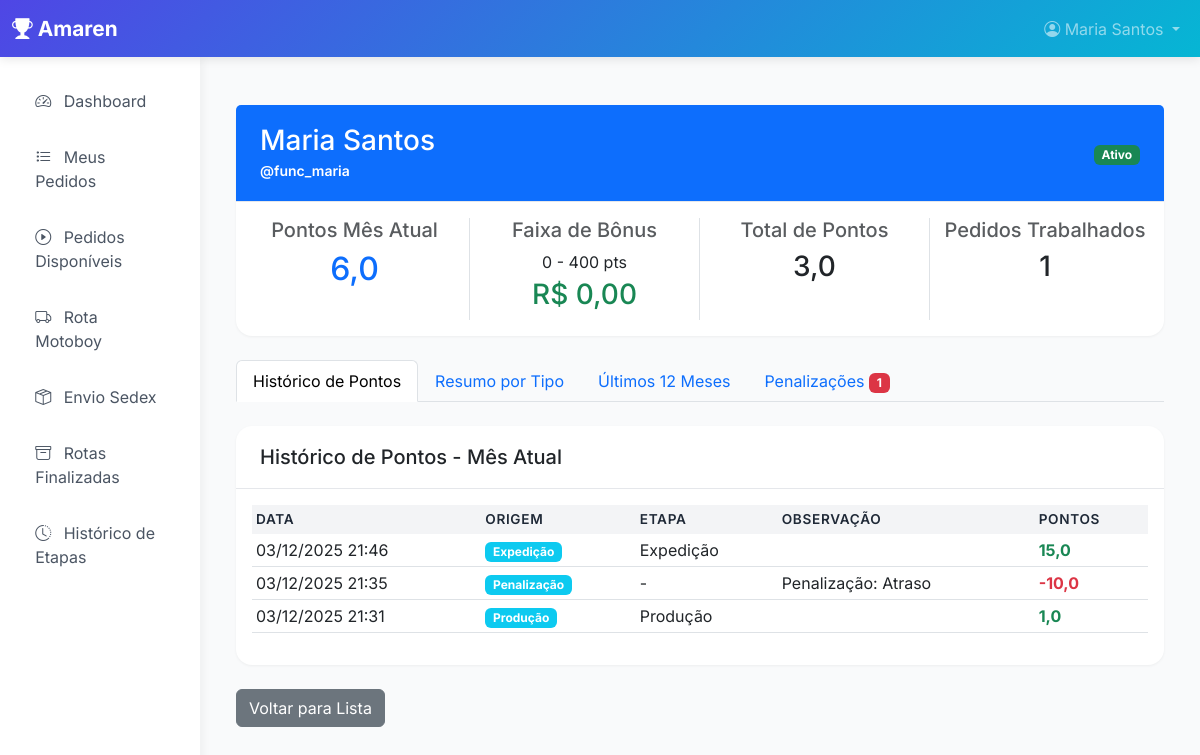
Before: /dashboard/perfil-funcionario/ (signed in) with the older database file.
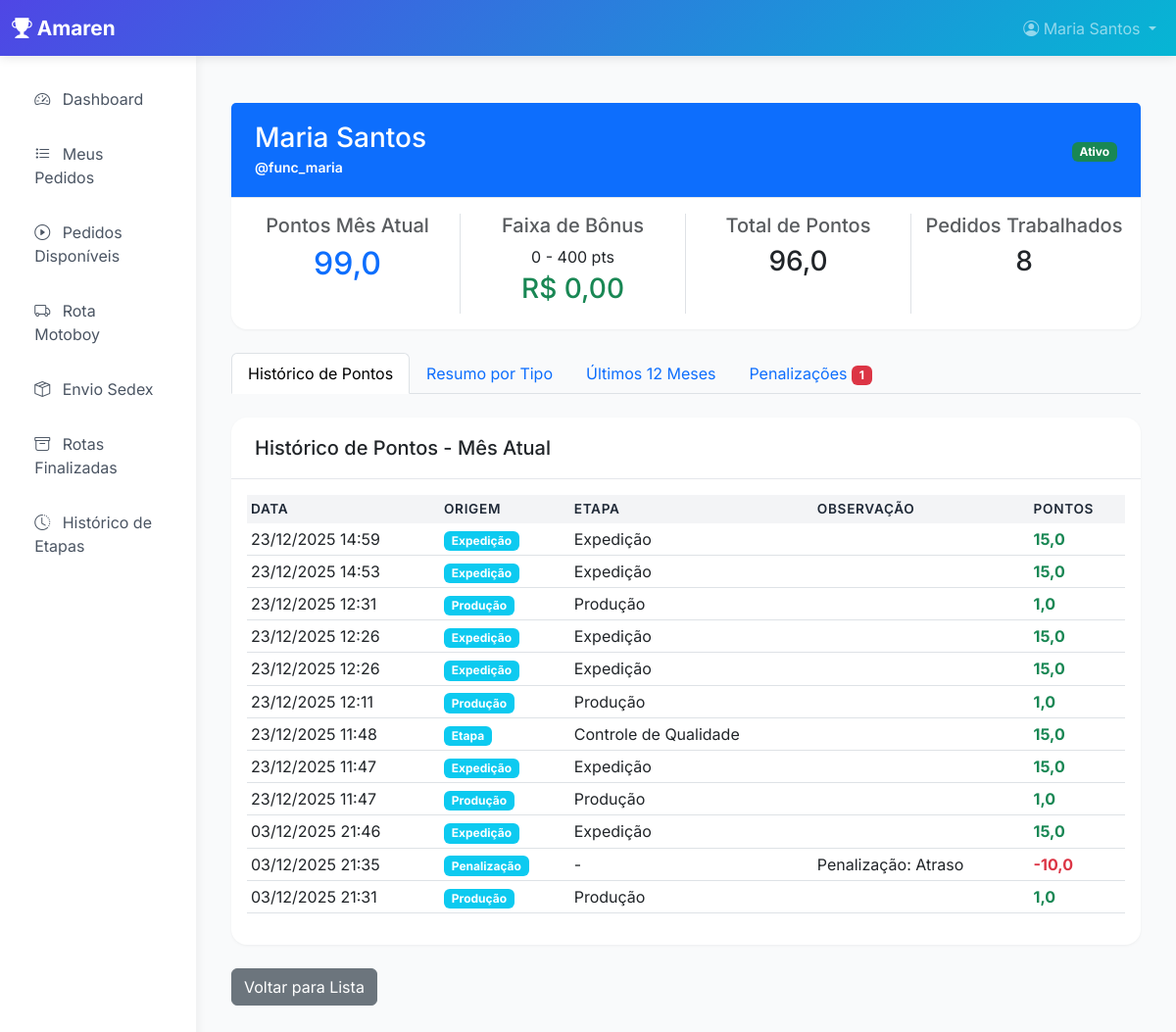
After: the same page with the newer database file.
### core/models.py (models this page shows, shortened)
class PontuacaoFuncionario(models.Model):
    ORIGEM_CHOICES = [
        ('etapa', 'Etapa'),
        ('producao', 'Produção'),
        ('check', 'Checklist'),
        ('penalizacao', 'Penalização'),
        ('expedicao', 'Expedição'),
        ('mensal', 'Bonificação Mensal'),
    ]
    funcionario = models.ForeignKey(User, on_delete=models.CASCADE, related_name='pontuacoes')
    pedido = models.ForeignKey(Pedido, on_delete=models.CASCADE, null=True, blank=True)
    etapa = models.ForeignKey(Etapa, on_delete=models.CASCADE, null=True, blank=True)
    pontos = models.DecimalField(max_digits=10, decimal_places=2)
    origem = models.CharField(max_length=20, choices=ORIGEM_CHOICES)
    timestamp = models.DateTimeField(auto_now_add=True)
    mes_referencia = models.DateField()
    observacao = models.TextField(blank=True)
    class Meta:
        ordering = ['-timestamp']
        verbose_name = 'Pontuação do Funcionário'
        verbose_name_plural = 'Pontuações dos Funcionários'
    @classmethod
    def pontos_mes_atual(cls, funcionario):
        hoje = timezone.now().date()
        primeiro_dia = hoje.replace(day=1)
        return cls.objects.filter(
            funcionario=funcionario,
            mes_referencia__gte=primeiro_dia,
            mes_referencia__lte=hoje
        ).aggregate(total=models.Sum('pontos'))['total'] or Decimal('0')

class Etapa(models.Model):
    nome = models.CharField(max_length=200)
    sequencia = models.IntegerField()
    ativa = models.BooleanField(default=True)
    se_gera_pontos = models.BooleanField(default=True)
    se_possui_checklists = models.BooleanField(default=False)
    se_possui_calculo_por_quantidade = models.BooleanField(default=False)
    pontos_fixos_etapa = models.DecimalField(
        max_digits=10,
        decimal_places=2,
        default=0,
        help_text='Pontos adicionados ao concluir a etapa (além dos checklists, se houver)'
    )
    criado_em = models.DateTimeField(auto_now_add=True)
    atualizado_em = models.DateTimeField(auto_now=True)
    class Meta:
        ordering = ['sequencia']
        verbose_name = 'Etapa'
        verbose_name_plural = 'Etapas'

### dashboard/views.py (the view)
# urls.py: path('perfil-funcionario/', views.perfil_funcionario, name='perfil_funcionario'),
@login_required
def perfil_funcionario(request, user_id=None):
    from core.models import Penalizacao
    from django.core.paginator import Paginator
    if user_id:
        if not (request.user.groups.filter(name__in=['Gerente', 'Superadmin']).exists() or request.user.is_superuser):
            messages.error(request, 'Acesso negado.')
            return redirect('dashboard:home')
        usuario = get_object_or_404(User, pk=user_id, groups__name='Funcionário')
    else:
        usuario = request.user
    hoje = timezone.now().date()
    primeiro_dia_mes = hoje.replace(day=1)
    pontos_mes_atual = PontuacaoFuncionario.pontos_mes_atual(usuario)
    faixa_bonus = BonusFaixa.objects.filter(
        ativo=True,
        faixa_min__lte=pontos_mes_atual
    ).exclude(faixa_max__lt=pontos_mes_atual).first()
    bonus_em_reais = faixa_bonus.valor_em_reais if faixa_bonus else Decimal('0')
    historico_pontos = PontuacaoFuncionario.objects.filter(
        funcionario=usuario,
        mes_referencia__gte=primeiro_dia_mes
    ).select_related('pedido', 'etapa').order_by('-timestamp')
    paginator = Paginator(historico_pontos, 20)
    page_number = request.GET.get('page')
    page_obj = paginator.get_page(page_number)
    resumo_origem = historico_pontos.values('origem').annotate(
        total_pontos=Sum('pontos'),
        quantidade=Count('id')
    ).order_by('-total_pontos')
    resumo_etapa = HistoricoEtapa.objects.filter(
        funcionario=usuario,
        timestamp_fim__isnull=False,
        timestamp_inicio__gte=primeiro_dia_mes
    ).values('etapa__nome').annotate(
        total_pontos=Sum('pontos_gerados'),
        quantidade=Count('id')
    ).order_by('-total_pontos')
    penalizacoes_mes = Penalizacao.objects.filter(
        funcionario=usuario,
        timestamp__gte=primeiro_dia_mes,
        revertida=False
    ).order_by('-timestamp')
    total_penalizacoes = penalizacoes_mes.aggregate(total=Sum('pontos'))['total'] or Decimal('0')
    ultimos_meses = []
    data_atual = hoje
    meses_pt = {
        1: 'Janeiro', 2: 'Fevereiro', 3: 'Março', 4: 'Abril',
        5: 'Maio', 6: 'Junho', 7: 'Julho', 8: 'Agosto',
        9: 'Setembro', 10: 'Outubro', 11: 'Novembro', 12: 'Dezembro'
    }
    for i in range(12):
        mes_data = data_atual - timedelta(days=data_atual.day-1)  # Primeiro dia do mês
        pontos_do_mes = PontuacaoFuncionario.objects.filter(
            funcionario=usuario,
            mes_referencia__year=mes_data.year,
            mes_referencia__month=mes_data.month
        ).aggregate(total=Sum('pontos'))['total'] or Decimal('0')
        faixa_mes = BonusFaixa.objects.filter(
            ativo=True,
            faixa_min__lte=pontos_do_mes
        ).exclude(faixa_max__lt=pontos_do_mes).first()
        ultimos_meses.insert(0, {
            'mes': f"{meses_pt[mes_data.month]}/{mes_data.year}",
            'data': mes_data,
            'pontos': pontos_do_mes,
            'faixa': faixa_mes,
        })
        if mes_data.month == 1:
            data_atual = mes_data.replace(year=mes_data.year - 1, month=12)
        else:
            data_atual = mes_data.replace(month=mes_data.month - 1)
    total_pontos_todos_tempos = PontuacaoFuncionario.objects.filter(
        funcionario=usuario
    ).aggregate(total=Sum('pontos'))['total'] or Decimal('0')
    total_pedidos_trabalhados = Pedido.objects.filter(
        historico_etapas__funcionario=usuario
    ).distinct().count()
    context = {
        'usuario_perfil': usuario,
        'pontos_mes_atual': pontos_mes_atual,
        'faixa_bonus': faixa_bonus,
        'bonus_em_reais': bonus_em_reais,
        'page_obj': page_obj,
        'resumo_origem': resumo_origem,
        'resumo_etapa': resumo_etapa,
        'penalizacoes_mes': penalizacoes_mes,
        'total_penalizacoes': total_penalizacoes,
        'ultimos_meses': ultimos_meses,
        'total_pontos_todos_tempos': total_pontos_todos_tempos,
        'total_pedidos_trabalhados': total_pedidos_trabalhados,
    }
    return render(request, 'dashboard/perfil_funcionario.html', context)

### templates/dashboard/perfil_funcionario.html (shortened to what the changed rows need)
{% extends 'base.html' %}
{% load static %}
{% block content %}
<div class="container-fluid mt-4">
    <div class="row mb-4">
        <div class="col-md-12">
            <div class="card">
                <div class="card-body">
                    <div class="row">
                        <div class="col-md-3 border-end">
                            <div class="text-center">
                                <h5 class="text-muted">Pontos Mês Atual</h5>
                                <h2 class="text-primary">{{ pontos_mes_atual|floatformat:1 }}</h2>
                            </div>
                        </div>
                        <div class="col-md-3 border-end">
                            <div class="text-center">
                                <h5 class="text-muted">Total de Pontos</h5>
                                <h3>{{ total_pontos_todos_tempos|floatformat:1 }}</h3>
                            </div>
                        </div>
                        <div class="col-md-3">
                            <div class="text-center">
                                <h5 class="text-muted">Pedidos Trabalhados</h5>
                                <h3>{{ total_pedidos_trabalhados }}</h3>
                            </div>
                        </div>
                    </div>
                </div>
            </div>
        </div>
    </div>
    <div class="tab-content">
        <div class="tab-pane fade show active" id="historico" role="tabpanel" aria-labelledby="historico-tab">
            <div class="card">
                <div class="card-body">
                    {% if page_obj %}
                    <div class="table-responsive">
                        <table class="table table-sm table-hover">
                            <thead class="table-light">
                                <tr>
                                    <th>Data</th>
                                    <th>Origem</th>
                                    <th>Etapa</th>
                                    <th>Observação</th>
                                    <th class="text-right">Pontos</th>
                                </tr>
                            </thead>
                            <tbody>
                                {% for pont in page_obj %}
                                <tr>
                                    <td>{{ pont.timestamp|date:"d/m/Y H:i" }}</td>
                                    <td>
                                        <span class="badge bg-info">{{ pont.get_origem_display }}</span>
                                    </td>
                                    <td>
                                        {% if pont.etapa %}
                                        {{ pont.etapa.nome }}
                                        {% else %}
                                        -
                                        {% endif %}
                                    </td>
                                    <td>{{ pont.observacao|truncatewords:15 }}</td>
                                    <td class="text-right">
                                        <strong class="{% if pont.pontos > 0 %}text-success{% else %}text-danger{% endif %}">
                                            {{ pont.pontos|floatformat:1 }}
                                        </strong>
                                    </td>
                                </tr>
                                {% endfor %}
                            </tbody>
                        </table>
                    </div>
                    {% else %}
                    <p class="text-muted">Nenhum registro de pontuação encontrado.</p>
                    {% endif %}
                </div>
            </div>
        </div>
    </div>
</div>
{% endblock %}

Changed rows visible on the page:
added PontuacaoFuncionario: timestamp "23/12/2025 14:59", origem "Expedição", etapa.nome "Expedição", pontos "15,0"
added PontuacaoFuncionario: timestamp "23/12/2025 14:53", origem "Expedição", etapa.nome "Expedição", pontos "15,0"
added PontuacaoFuncionario: timestamp "23/12/2025 12:31", origem "Produção", etapa.nome "Produção", pontos "1,0"
added PontuacaoFuncionario: timestamp "23/12/2025 12:26", origem "Expedição", etapa.nome "Expedição", pontos "15,0"
added PontuacaoFuncionario: timestamp "23/12/2025 12:26", origem "Expedição", etapa.nome "Expedição", pontos "15,0"
added PontuacaoFuncionario: timestamp "23/12/2025 12:11", origem "Produção", etapa.nome "Produção", pontos "1,0"
added PontuacaoFuncionario: timestamp "23/12/2025 11:48", origem "Etapa", etapa.nome "Controle de Qualidade", pontos "15,0"
added PontuacaoFuncionario: timestamp "23/12/2025 11:47", origem "Expedição", etapa.nome "Expedição", pontos "15,0"
added PontuacaoFuncionario: timestamp "23/12/2025 11:47", origem "Produção", etapa.nome "Produção", pontos "1,0"
Other visible differences:
{{ pontos_mes_atual|floatformat:1 }}: "6,0" → "99,0"
{{ total_pontos_todos_tempos|floatformat:1 }}: "3,0" → "96,0"
{{ total_pedidos_trabalhados }}: "1" → "8"
